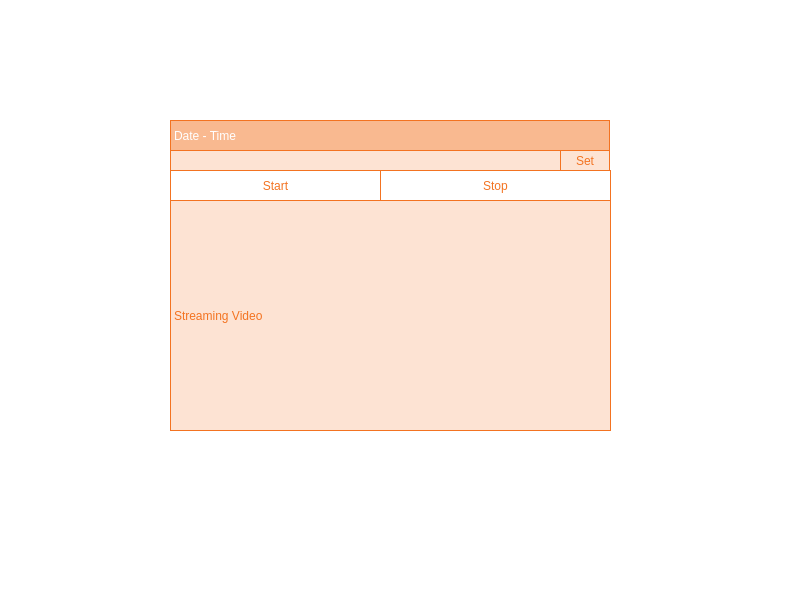
<?xml version="1.0" encoding="UTF-8"?>
<ui version="4.0">
 <class>MainWindow</class>
 <widget class="QMainWindow" name="MainWindow">
  <property name="geometry">
   <rect>
    <x>0</x>
    <y>0</y>
    <width>800</width>
    <height>600</height>
   </rect>
  </property>
  <property name="windowTitle">
   <string>MainWindow</string>
  </property>
  <property name="styleSheet">
   <string notr="true">background-color: rgb(255, 255, 255);</string>
  </property>
  <widget class="QWidget" name="centralwidget">
   <widget class="QLabel" name="streamingLabel">
    <property name="geometry">
     <rect>
      <x>170</x>
      <y>200</y>
      <width>441</width>
      <height>231</height>
     </rect>
    </property>
    <property name="styleSheet">
     <string notr="true">font: 300 bold 13pt &quot;Quicksand Light&quot;;
color:  rgb(243,115,33);
background:rgba(243,115,33,0.2);
border:1px solid rgb(243,115,33);</string>
    </property>
    <property name="text">
     <string>Streaming Video</string>
    </property>
   </widget>
   <widget class="QPushButton" name="stopButton">
    <property name="geometry">
     <rect>
      <x>380</x>
      <y>170</y>
      <width>231</width>
      <height>31</height>
     </rect>
    </property>
    <property name="styleSheet">
     <string notr="true">QPushButton{
	color:  rgb(243,115,33);
	background:white;
	border:1px solid rgb(243,115,33);
	font: 500 10pt &quot;Quicksand Medium&quot;;
}

QPushButton:hover {
	color:  rgb(255, 255, 255);
	background-color:rgba(243,115,33,0.3);
	border:1px solid rgb(243,115,33);
	font: 500 8pt &quot;Quicksand Medium&quot;;
}</string>
    </property>
    <property name="text">
     <string>Stop</string>
    </property>
   </widget>
   <widget class="QPushButton" name="startButton">
    <property name="geometry">
     <rect>
      <x>170</x>
      <y>170</y>
      <width>211</width>
      <height>31</height>
     </rect>
    </property>
    <property name="styleSheet">
     <string notr="true">QPushButton{
	color:  rgb(243,115,33);
	background:white;
	border:1px solid rgb(243,115,33);
	font: 500 10pt &quot;Quicksand Medium&quot;;
}

QPushButton:hover {
	color:  rgb(255, 255, 255);
	background-color:rgba(243,115,33,0.3);
	border:1px solid rgb(243,115,33);
	font: 500 8pt &quot;Quicksand Medium&quot;;
}</string>
    </property>
    <property name="text">
     <string>Start</string>
    </property>
    <property name="iconSize">
     <size>
      <width>20</width>
      <height>20</height>
     </size>
    </property>
   </widget>
   <widget class="QPushButton" name="setButton">
    <property name="geometry">
     <rect>
      <x>560</x>
      <y>150</y>
      <width>50</width>
      <height>21</height>
     </rect>
    </property>
    <property name="styleSheet">
     <string notr="true">QPushButton{
	color:  rgb(243,115,33);
	background:rgba(243,115,33,0.2);
	border:1px solid rgb(243,115,33);
	font: 500 9pt &quot;Quicksand Medium&quot;;
}
QPushButton::hover {
	color:  rgb(255, 255, 255);
	background:rgb(208, 208, 208);
	border:none;
	font: 500 8pt &quot;Quicksand Medium&quot;;
}</string>
    </property>
    <property name="text">
     <string>Set</string>
    </property>
   </widget>
   <widget class="QLabel" name="dateTimeLabel">
    <property name="geometry">
     <rect>
      <x>170</x>
      <y>120</y>
      <width>440</width>
      <height>31</height>
     </rect>
    </property>
    <property name="styleSheet">
     <string notr="true">color: rgb(255, 255, 255);
font: 500 12pt &quot;Quicksand Medium&quot;;
background-color: rgba(243,115,33,0.5);
border:1px solid rgb(243,115,33);</string>
    </property>
    <property name="text">
     <string>Date - Time</string>
    </property>
   </widget>
   <widget class="QLineEdit" name="addressInput">
    <property name="geometry">
     <rect>
      <x>170</x>
      <y>150</y>
      <width>391</width>
      <height>21</height>
     </rect>
    </property>
    <property name="styleSheet">
     <string notr="true">QLineEdit{
	font: 10pt &quot;Sans Serif&quot;;
	color:  rgb(243,115,33);
	background:rgba(243,115,33,0.2);
	border:1px solid rgb(243,115,33);
}
QLineEdit:focus {
    	border:1px solid rgb(243,115,33);
    background-color: lightyellow; /* 배경색 변경 */
}
</string>
    </property>
    <property name="text">
     <string/>
    </property>
    <property name="alignment">
     <set>Qt::AlignCenter</set>
    </property>
   </widget>
  </widget>
  <widget class="QStatusBar" name="statusbar"/>
 </widget>
 <resources/>
 <connections/>
</ui>
